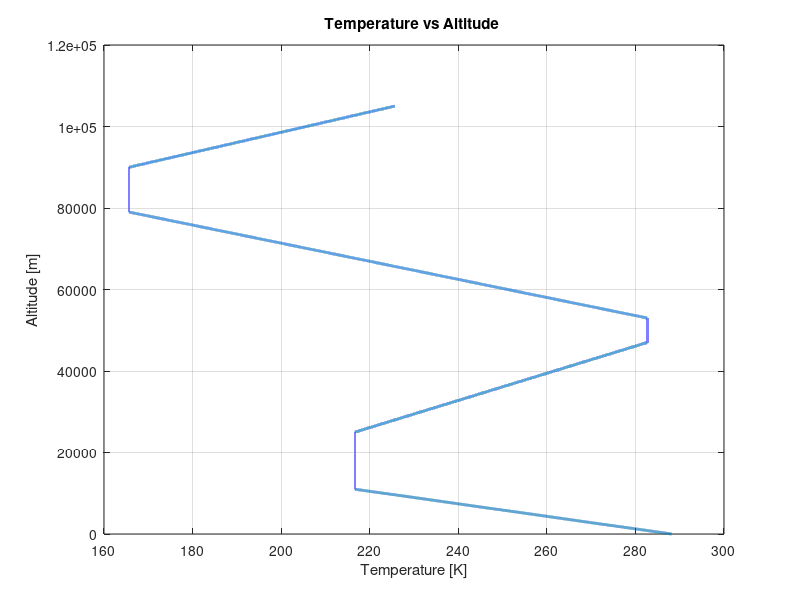
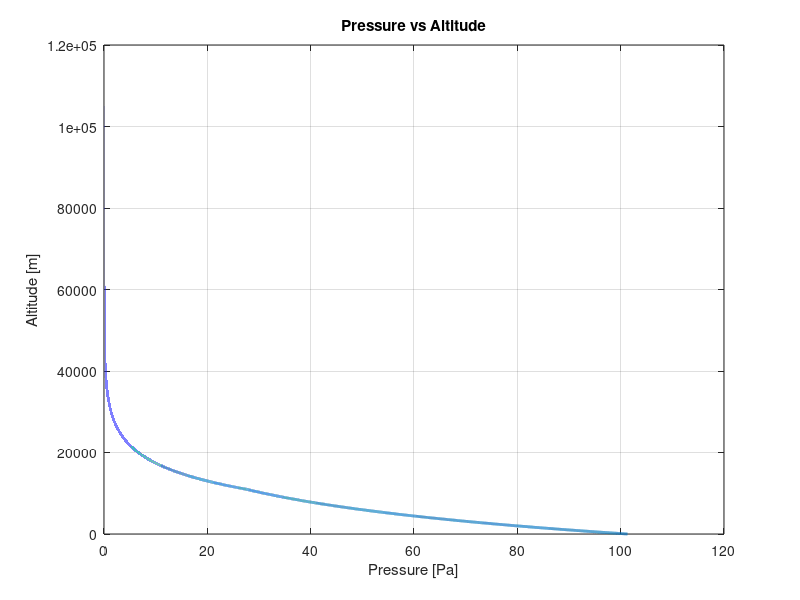
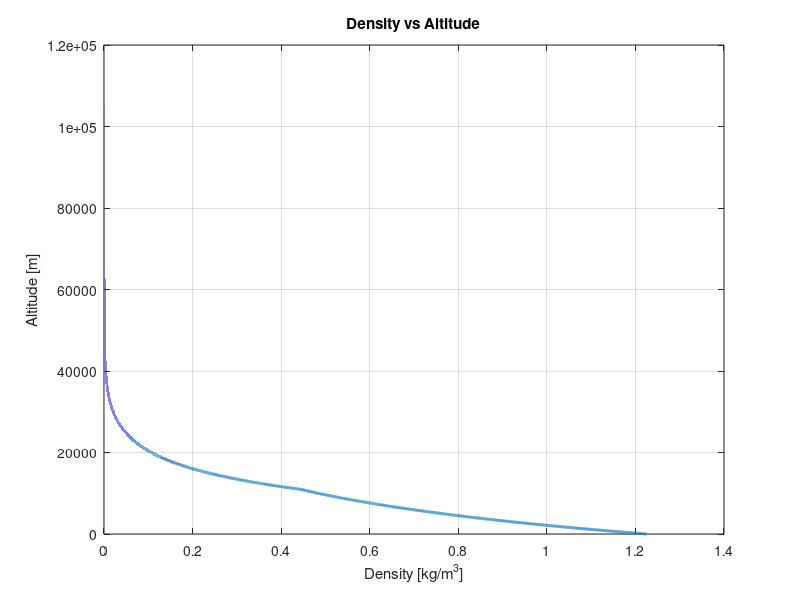
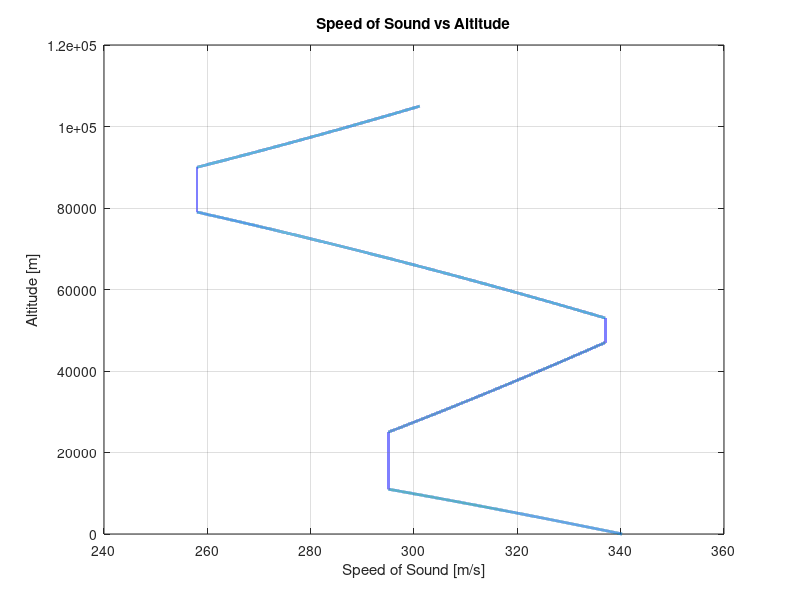

Source code (MATLAB) for these figures, in order:
%% Aero 4710 Launch Vehicle Design
% Group Homework 1: Standard Atmosphere Model
% Author: Jacob Birch, Zach Eljich, Henry Humphrey, Preet Shah
% Date: 08/29/2022
%References: Anderson, J.D, Introduction to Flight, 2022.
%Hawley, Jim, Formulae and code for the U.S. Standard atmosphere, 1976.
% Returns plots
clc; clear all; close all;

%% Constants
Ti = [288.16,216.66,216.66,282.66,282.66,165.66,165.66,225.66]; %base temperatures [K]
g = 9.81; %acceleration due to gravity [m/s^2]
R = 287; %gas constant [J/(Kg*K)]
gama = 1.4; %specific heat ratios 
beta = 1.458 * 10^-6; %coefficient of air [kg/m.sec.sqrt(K)]
S = 110.4; %sutherland's constant for air [K]

for z = 1:105001
if z <= 11000
    j = 1; %index
    lamda = -6.5/1000; %gradient
    Tn = Ti(j);
    T(z) = Tn + ((z-0)*lamda); %Temperature
    p(z) = 101.325 * exp(-(g/(R*Tn))*(z-0)); %pressure
    rho(z) = p(z)/(R*T(z)); %density
elseif z <= 25000
    j = 2;
    lamda = 0;
    Tn = Ti(j);
    T(z) = Tn + ((z-11000)*lamda);
    p(z) = p(11000) * exp(-(g/(R*Tn))*(z-11000));
    rho(z) = p(z)/(R*T(z));
elseif z <= 47000
    j = 3;
    lamda = 3/1000;
    Tn = Ti(j);
    T(z) = Tn + ((z-25000)*lamda);
    p(z) = p(25000) * exp(-(g/(R*Tn))*(z-25000));
    rho(z) = p(z)/(R*T(z));
   
elseif z <= 53000
    j = 4;
    lamda =0;
    Tn = Ti(j);
    T(z) = Tn + ((z-47000)*lamda);
    p(z) = p(47000) * exp(-(g/(R*Tn))*(z-47000));
    rho(z) = p(z)/(R*T(z));
elseif z <= 79000
    j =5;
    lamda = -4.5/1000;
    Tn = Ti(j);
    T(z) = Tn + ((z-53000)*lamda);
    p(z) = p(53000) * exp(-(g/(R*Tn))*(z-53000));
    rho(z) = p(z)/(R*T(z));
elseif z <= 90000
    j =6;
    lamda = 0;
    Tn =Ti(j);
    T(z) = Tn + ((z-79000)*lamda);
    p(z) = p(79000) * exp(-(g/(R*Tn))*(z-79000));
    rho(z) = p(z)/(R*T(z));
else
    j =7;
    lamda = 4/1000;
    Tn = Ti(j);
    T(z) = Tn + ((z-90000)*lamda);
    p(z) = p(90000) * exp(-(g/(R*Tn))*(z-90000));
    rho(z) = p(z)/(R*T(z));

end 
end
aPREET = sqrt(gama*R.*T); %speed of sound
mu = (beta.*(T.^(3/2)))./(T+S); %viscosity
h = [0:105000];

rho = rho*1000;
%% Plotting
figure(1)
hold on
box on
grid on
plot(T,h,'LineWidth',2)
title('Temperature vs Altitude ')
xlabel('Temperature [K]')
ylabel('Altitude [m]')
figure(2)
hold on
box on
grid on
plot(p,h,'LineWidth',2)
title('Pressure vs Altitude')
xlabel('Pressure [Pa]')
ylabel('Altitude [m]')
figure (3)
hold on
box on
grid on
plot(rho,h,'LineWidth',2)
title('Density vs Altitude')
xlabel('Density [kg/m^3]')
ylabel('Altitude [m]')
figure (4)
hold on
box on
grid on
plot(aPREET,h,'LineWidth',2)
title('Speed of Sound vs Altitude')
xlabel('Speed of Sound [m/s]')
ylabel('Altitude [m]')
figure (5)
hold on
box on
grid on
plot(mu,h,'LineWidth',2)
title('Viscosity vs Altitude')
xlabel('Viscosity [N*s/m^2]')
ylabel('Altitude[m]')

    
